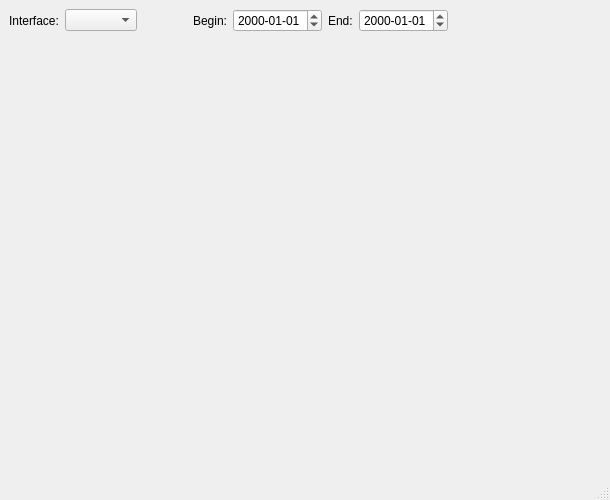
<?xml version="1.0" encoding="UTF-8"?>
<ui version="4.0">
 <class>GraphWindow</class>
 <widget class="QMainWindow" name="GraphWindow">
  <property name="geometry">
   <rect>
    <x>0</x>
    <y>0</y>
    <width>610</width>
    <height>500</height>
   </rect>
  </property>
  <property name="windowTitle">
   <string>MainWindow</string>
  </property>
  <widget class="QWidget" name="centralwidget">
   <layout class="QVBoxLayout" name="verticalLayout">
    <item>
     <layout class="QHBoxLayout" name="horizontalLayout_2">
      <item>
       <widget class="QLabel" name="label">
        <property name="enabled">
         <bool>true</bool>
        </property>
        <property name="maximumSize">
         <size>
          <width>70</width>
          <height>30</height>
         </size>
        </property>
        <property name="text">
         <string>Interface:</string>
        </property>
       </widget>
      </item>
      <item>
       <widget class="QComboBox" name="cb_intf"/>
      </item>
      <item>
       <spacer name="horizontalSpacer">
        <property name="orientation">
         <enum>Qt::Horizontal</enum>
        </property>
        <property name="sizeType">
         <enum>QSizePolicy::Fixed</enum>
        </property>
        <property name="sizeHint" stdset="0">
         <size>
          <width>50</width>
          <height>20</height>
         </size>
        </property>
       </spacer>
      </item>
      <item>
       <widget class="QLabel" name="label_2">
        <property name="maximumSize">
         <size>
          <width>40</width>
          <height>16777215</height>
         </size>
        </property>
        <property name="text">
         <string>Begin:</string>
        </property>
       </widget>
      </item>
      <item>
       <widget class="QDateEdit" name="dateBegin">
        <property name="displayFormat">
         <string>yyyy-MM-dd</string>
        </property>
       </widget>
      </item>
      <item>
       <widget class="QLabel" name="label_3">
        <property name="maximumSize">
         <size>
          <width>30</width>
          <height>16777215</height>
         </size>
        </property>
        <property name="text">
         <string>End:</string>
        </property>
       </widget>
      </item>
      <item>
       <widget class="QDateEdit" name="dateEnd">
        <property name="inputMethodHints">
         <set>Qt::ImhPreferNumbers</set>
        </property>
        <property name="displayFormat">
         <string>yyyy-MM-dd</string>
        </property>
       </widget>
      </item>
      <item>
       <spacer name="horizontalSpacer_3">
        <property name="orientation">
         <enum>Qt::Horizontal</enum>
        </property>
        <property name="sizeHint" stdset="0">
         <size>
          <width>40</width>
          <height>20</height>
         </size>
        </property>
       </spacer>
      </item>
     </layout>
    </item>
    <item>
     <widget class="QwtPlot" name="qwtPlot"/>
    </item>
   </layout>
  </widget>
  <widget class="QMenuBar" name="menubar">
   <property name="geometry">
    <rect>
     <x>0</x>
     <y>0</y>
     <width>610</width>
     <height>22</height>
    </rect>
   </property>
  </widget>
  <widget class="QStatusBar" name="statusbar"/>
 </widget>
 <customwidgets>
  <customwidget>
   <class>QwtPlot</class>
   <extends>QFrame</extends>
   <header>qwt_plot.h</header>
  </customwidget>
 </customwidgets>
 <resources/>
 <connections/>
</ui>
